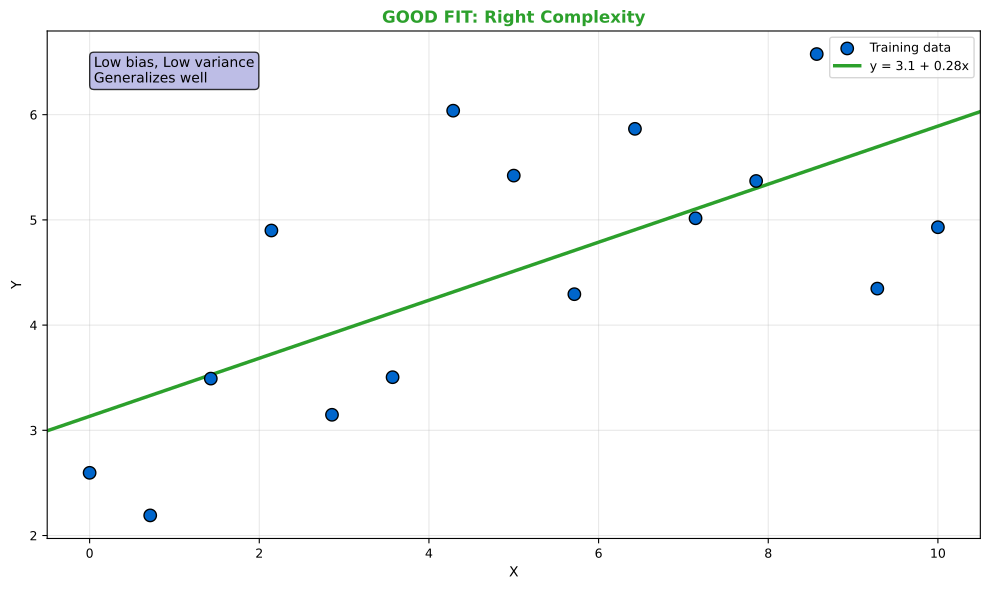

Write Python code to recreate this figure.
"""Good Fit - Right Complexity"""
import matplotlib.pyplot as plt
import numpy as np
from pathlib import Path

plt.rcParams.update({
    'font.size': 10,
    'axes.labelsize': 10,
    'axes.titlesize': 11,
    'xtick.labelsize': 9,
    'ytick.labelsize': 9,
    'legend.fontsize': 9,
    'figure.figsize': (10, 6),
    'figure.dpi': 150
})

MLPURPLE = '#3333B2'
MLLAVENDER = '#ADADE0'
MLBLUE = '#0066CC'
MLORANGE = '#FF7F0E'
MLGREEN = '#2CA02C'
MLRED = '#D62728'

np.random.seed(42)

fig, ax = plt.subplots(figsize=(10, 6))


# Generate simple data with noise
n = 15
x = np.linspace(0, 10, n)
y_true = 2 + 0.5 * x
y = y_true + np.random.normal(0, 1.2, n)
x_plot = np.linspace(-0.5, 10.5, 200)

ax.scatter(x, y, c=MLBLUE, s=80, edgecolors='black', zorder=5, label='Training data')

slope = np.sum((x - x.mean()) * (y - y.mean())) / np.sum((x - x.mean())**2)
intercept = y.mean() - slope * x.mean()
ax.plot(x_plot, intercept + slope * x_plot, color=MLGREEN, linewidth=2.5,
        label=f'y = {intercept:.1f} + {slope:.2f}x')

ax.set_title('GOOD FIT: Right Complexity', fontsize=12, fontweight='bold', color=MLGREEN)
ax.set_xlabel('X', fontsize=10)
ax.set_ylabel('Y', fontsize=10)
ax.legend(fontsize=9)
ax.grid(alpha=0.3)
ax.set_xlim(-0.5, 10.5)
ax.text(0.05, 0.95, 'Low bias, Low variance\nGeneralizes well',
        transform=ax.transAxes, fontsize=10, va='top',
        bbox=dict(boxstyle='round', facecolor=MLLAVENDER, alpha=0.8))


plt.tight_layout()
plt.savefig(Path(__file__).parent / 'chart.pdf', dpi=300, bbox_inches='tight')
plt.close()
